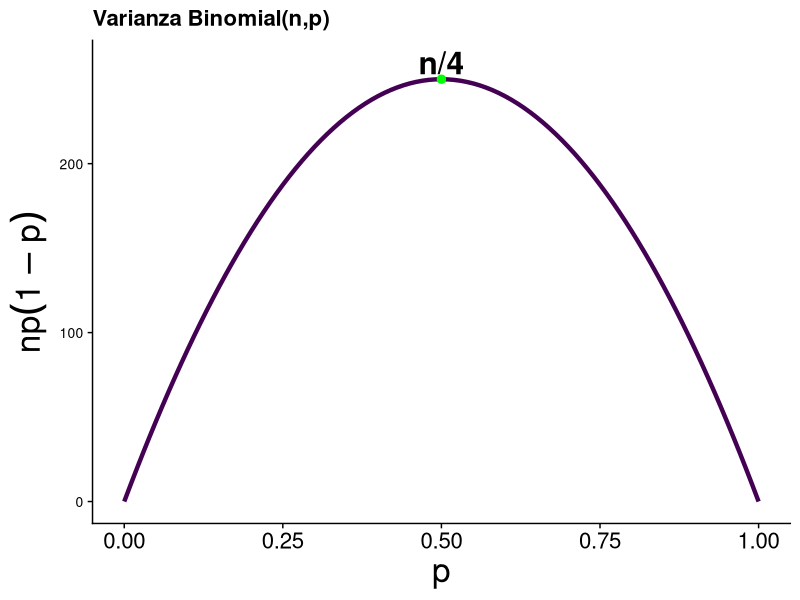
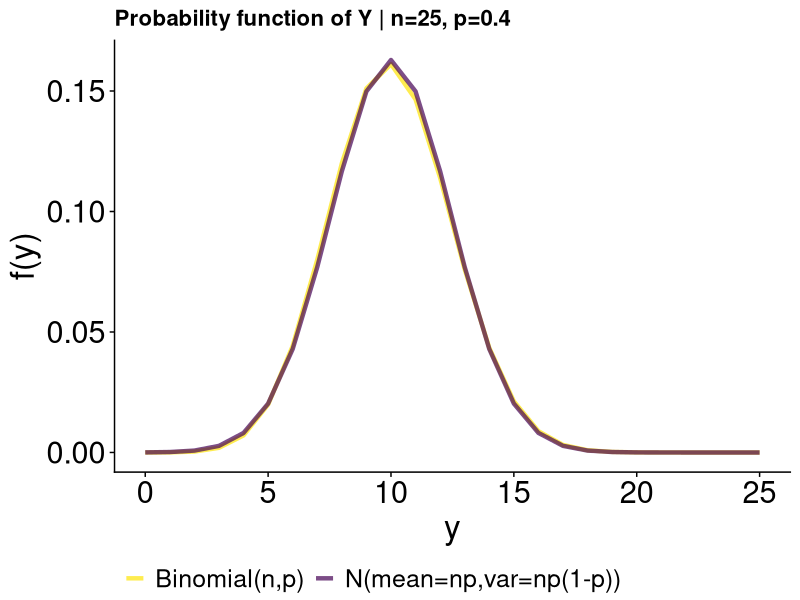
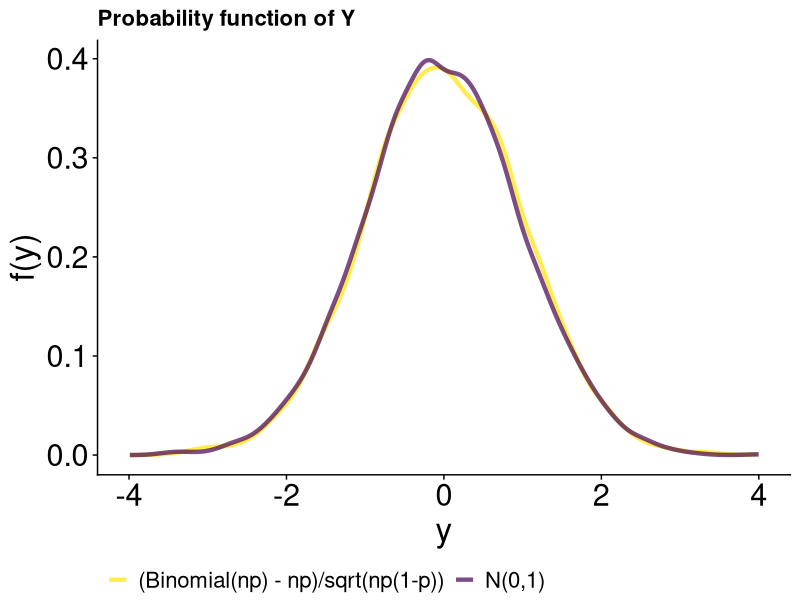
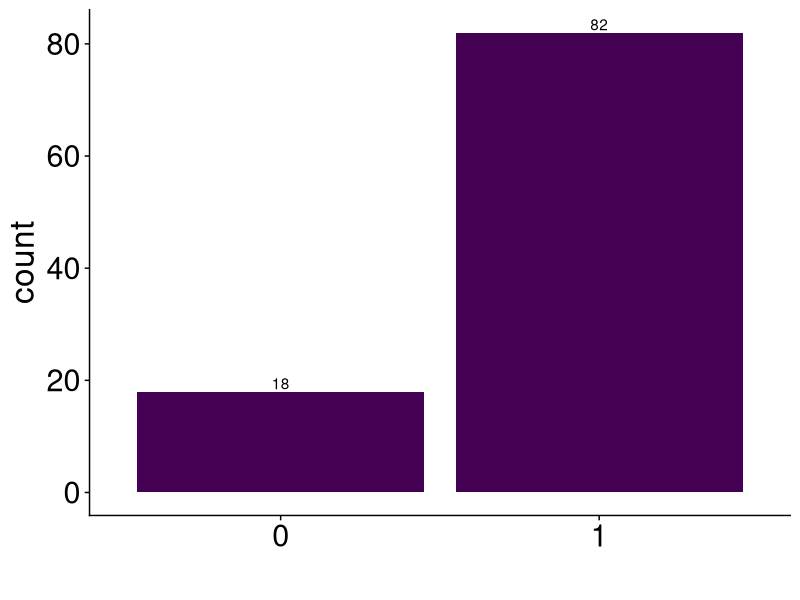
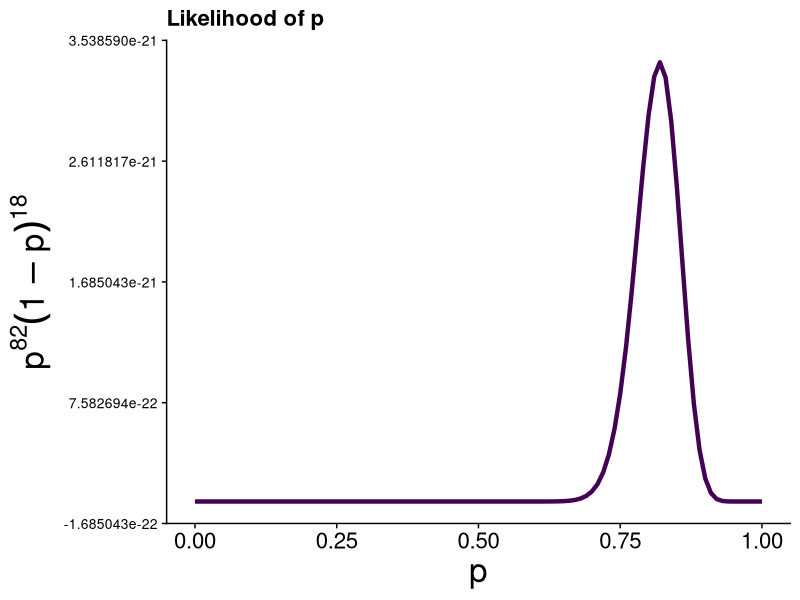
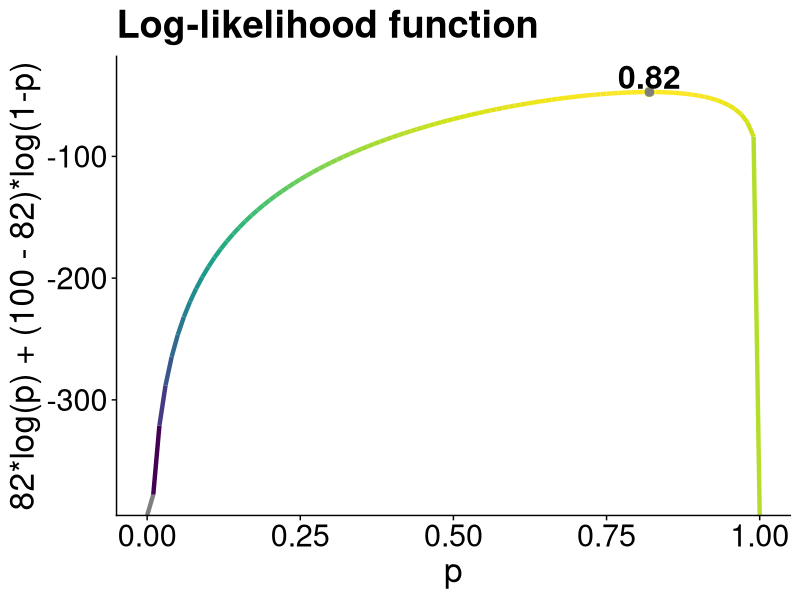
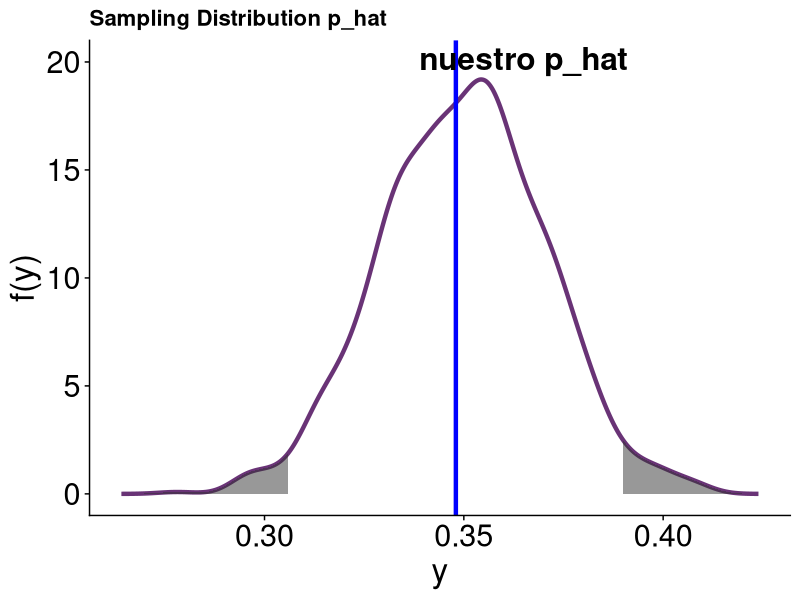

Here is the R script that generated these plots, in order:
## ---- chunk 1
library("tidyverse")
library("viridis")
## ---- chunk 2

# Repeat experiment of tossing 200 coins 10000 times
coins200 <- rbinom(10000, size=200, p=0.5)
glimpse(coins200)
moments = list(mean=mean(coins200), var=var(coins200))
print(moments)
## ---- chunk 3
library("cowplot")
theme_set(theme_cowplot())

plot <- ggplot(data = data.frame(p = 0), mapping = aes(x = p, color=""))
var_binom <- function(p,n) n*p*(1-p)

plot + stat_function(fun =var_binom, args = list(n= 1000), size=1.5) + 
  xlim(0,1) + labs(title="Varianza Binomial(n,p)", x="p", y=expression(paste(n,p,(1-p))) ) +
    scale_color_viridis_d() + 
    guides(fill=FALSE, color=FALSE) +
    theme(axis.text.y = element_text(size = 10), axis.text.x = element_text(size = 16),
    axis.title.y = element_text(size = 24), axis.title.x = element_text(size = 24), 
    legend.text = element_text(size = 12), legend.position="bottom") +
    geom_point(aes(x=0.5,y=1000/4), color="green", size=2.5) +
   annotate(geom="text", x=0.5, y=1040/4, label='bold("n/4")', color="black", parse=TRUE, size=8) 
## ---- chunk 4
library("tidyverse")

n = 25
p = 0.4

mydata <- data_frame(x = seq(from = 0, to = n, by = 1),
                    norm = dnorm(x,mean=n*p,sd=sqrt(n*p*(1-p))),
                    binom = dbinom(x,size=n,prob = p))

plot <- ggplot(data = mydata, mapping = aes(x = x)) +
    ## Entire curve
    geom_path(aes(y=binom,color="red"), size=1.5, alpha=0.8) +
    geom_path(aes(y=norm,color="blue"), size=1.5, alpha=0.7) +
  labs(y="f(y)", x="y", title="Probability function of Y | n=25, p=0.4") +
     scale_color_viridis_d(name = "",
                          breaks = c("red", "blue"),
                          labels = c("Binomial(n,p)", "N(mean=np,var=np(1-p))"),
                          guide = "legend") +
      theme(axis.text.y = element_text(size = 22), axis.text.x = element_text(size = 22),
      axis.title.y = element_text(size = 24), axis.title.x = element_text(size = 24), 
      legend.text = element_text(size = 18), legend.position="bottom") 
print(plot)
## ---- chunk 5
library("tidyverse")

sims = 5000
n = 1000
p = 0.5

mydata <- data_frame(
              binom = ((rbinom(sims,size=n,prob=p) - n*p)/(sqrt(n*p*(1-p)))), 
              normal = rnorm(sims)
                    )

data_bin  <- with(density(mydata$binom), data.frame(x, y))
data_norm <- with(density(mydata$normal), data.frame(x, y))

plot <- data_bin %>% ggplot(aes(x=x)) +
    geom_line(aes(y=y, color="red"), size=1.5, alpha=0.8) +
    geom_line(data =data_norm, aes(y=y, color="blue"), size=1.5, alpha=0.7) +
    xlim(-4,4) +
    labs(y="f(y)", x="y", title="Probability function of Y") +
     scale_color_viridis_d(name = "",
                          breaks = c("red", "blue"),
                          labels = c("(Binomial(np) - np)/sqrt(np(1-p))", "N(0,1)"),
                          guide = "legend") +
      theme(axis.text.y = element_text(size = 22), axis.text.x = element_text(size = 22),
      axis.title.y = element_text(size = 24), axis.title.x = element_text(size = 24), 
      legend.text = element_text(size = 16), legend.position="bottom") 


print(plot)
## ---- chunk 6
dbinom(x=9,size=10,prob=0.5)
## ---- chunk 7
library("tidyverse")
set.seed(481)
data_coins <- data.frame(X = rbinom(n=100, size=1, prob=0.8))

data_coins %>% ggplot(aes(x=factor(X), fill="")) + 
    geom_bar() +
    geom_text(aes(label=..count..), stat='count', vjust=-0.2) +
    scale_fill_viridis_d() + 
    guides(fill=FALSE, color=FALSE) + labs(x="") +
    theme(axis.text.y = element_text(size = 22), axis.text.x = element_text(size = 22),
    axis.title.y = element_text(size = 24), axis.title.x = element_text(size = 24), 
    legend.text = element_text(size = 18), legend.position="bottom") 
## ---- chunk 8
plot <- ggplot(data = data.frame(p = 0), mapping = aes(x = p, color=""))
binom_distrib <- function(p,n,k) (p^(k))*((1-p)^(n-k))

plot + stat_function(fun = binom_distrib, args = list(n= 100, k= 82), size=1.5) + 
  xlim(0,1) + labs(title="Likelihood of p", x="p", y=expression(paste(p^{82}, (1-p)^{18})) ) +
    scale_color_viridis_d() + 
    guides(fill=FALSE, color=FALSE) +
    theme(axis.text.y = element_text(size = 10), axis.text.x = element_text(size = 16),
    axis.title.y = element_text(size = 24), axis.title.x = element_text(size = 24), 
    legend.text = element_text(size = 12), legend.position="bottom") 
## ---- chunk 9

# log-likelihood function
ll <- function(p,n,k) {
  ell = k * log(p) + (n - k)*log(1-p)
  return(ll = ell)
}


# Evaluate the log-likelihood function for some arbitrary values
ll(p=0.1,n=100,k=82); ll(p=0.7,n=100,k=82)
## ---- chunk 10

# Evaluate the log-likelihood function for many possible values of p

parameter_space <- tibble(p=seq(0,1,by=0.01)) %>% 
  rowwise() %>% mutate(loglik = ll(p,n=100,k=82)) 

# Find the value of p that yield the largest value for the log-likelihood function

parameter_space %>% as.matrix() -> m
m[which.max(m[,2]),]
## ---- chunk 11
parameter_space %>% as.data.frame() %>% ggplot(aes(x=p, y=loglik, colour=loglik)) + 
geom_line(size=1.5) + geom_point(aes(x=m[which.max(m[,2]),1], m[which.max(m[,2]),2]), size=2.5) +
scale_color_viridis() + guides(fill=FALSE, color=FALSE) + labs(title="Log-likelihood function",x="p", y="82*log(p) + (100 - 82)*log(1-p)") +
annotate(geom="text", x=0.82, y=-35, label='bold("0.82")', color="black", parse=TRUE, size=8) +
theme(axis.text.y = element_text(size = 22), axis.text.x = element_text(size = 22),
axis.title.y = element_text(size = 24), axis.title.x = element_text(size = 24), title=element_text(size = 24),
legend.text = element_text(size = 18), legend.position="bottom") 
## ---- chunk 12
# Theoretical parameters of Bernoulli random variable X: "tosing a coin"
p = 0.35

# Our sample: a random sample of 500 coin toses 
n = 500
our_sample <- rbinom(n,size=1,prob=p); our_sample %>% glimpse()
p_hat <- mean(our_sample); p_hat

## ---- chunk 13
#  Demonstration of the distrution of p_hat across 1000 samples of size 500.
p_hat_n = NULL
for (i in 1:1000) {
  a_sample <- rbinom(n,size=1,prob=p)
  p_hat_n[i] <- mean(a_sample)
}
## ---- chunk 14
p_hat_n %>% glimpse()
## ---- chunk 15
# mean of p_hat_n  = p
moment_1 <- c(mean_samp_dis = mean(p_hat_n), our_estimate_p= p_hat)
## ---- chunk 16
print(moment_1) 
## ---- chunk 17
# sd of p_hat_n  = sqrt(p*(1-p)/n)
moment_2 <- c(sd_samp_dis = sd(p_hat_n), our_estimate_sd= sqrt((p_hat*(1-p_hat))/n))
## ---- chunk 18
print(moment_2) 
## ---- chunk 19
library("tidyverse")

# our estimate, z-score

ci_ll = p_hat - 1.96*(((p_hat*(1-p_hat))/n)^(1/2))
ci_ul = p_hat + 1.96*(((p_hat*(1-p_hat))/n)^(1/2))

samp_distrib <- with(density(p_hat_n), data.frame(x, y)) 

plot <- samp_distrib %>% ggplot(aes(x=x, y=y)) +
    geom_line(aes(color=""), size=1.5, alpha=0.8) +
    geom_ribbon(data = samp_distrib %>% as_tibble() %>% filter(x >= ci_ul), aes(ymin = 0, ymax = y), alpha=0.5) +
    geom_ribbon(data = samp_distrib %>% as_tibble() %>% filter(x <= ci_ll), aes(ymin = 0, ymax = y), alpha=0.5) +
    labs(y="f(y)", x="y", title="Sampling Distribution p_hat") +
    scale_color_viridis_d() +
    theme(axis.text.y = element_text(size = 22), axis.text.x = element_text(size = 22),
    axis.title.y = element_text(size = 24), axis.title.x = element_text(size = 24), 
    legend.text = element_text(size = 16), legend.position="none") +
    geom_vline(xintercept = p_hat, color = "blue", size=1.5) +
    annotate(geom="text", x=p_hat+0.017, y=20, label='bold("nuestro p_hat")', color="black", parse=TRUE, size=8) 

print(plot)
